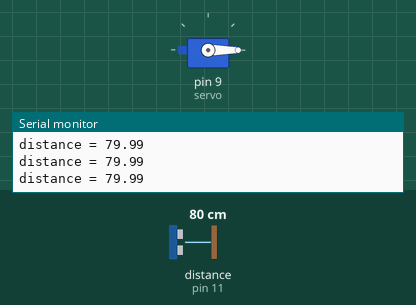
The sketch below on a simulated Arduino Uno, built with avr-gcc and run on an emulated ATmega328P. Parts: servo, the last lines printed to the serial monitor. The test bench sets the inputs (shaded band); at power-on: distance to the obstacle (sensor on pin 11) 80 cm. The echo pulse lasts 58.3 µs per cm.

Above: at 1.2 s.
1.3 s: distance to the obstacle (sensor on pin 11) set to 22 cm
2.8 s: distance to the obstacle (sensor on pin 11) set to 18 cm
At 3.46 s:
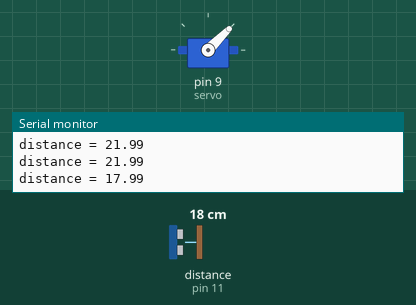
At 5.6 s:
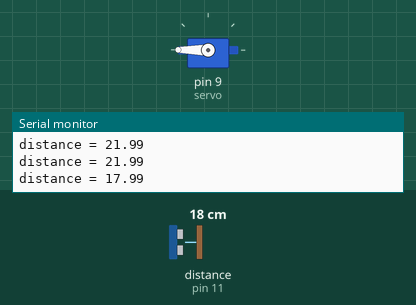
Timing chart, 0 to 11.8 s (numbered marks = the images above; inputs shaded):
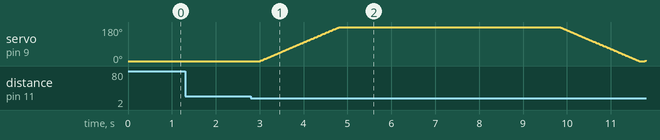

Measured:
- the behaviour switches between 20 and 19 cm on distance to the obstacle (sensor on pin 11) (found by bisection; images 0 and 1)

The sketch:

Claw_0.ino
```cpp
#include "NewPing.h"
#include "Servo.h"

#define VCC_PIN 13
#define TRIG_PIN 12
#define ECHO_PIN 11
#define GND_PIN 10

#define ITERATION 5

#define MAX_DISTANCE 200
#define MIN_DISTANCE 19
#define WAIT 5

int pos = 0;
bool claw_closed = false;
double distance;

NewPing sonar(TRIG_PIN, ECHO_PIN, MAX_DISTANCE);
Servo servo;

void setup() {
  Serial.begin(9600);

  //Sensor
  pinMode(ECHO_PIN, INPUT) ;
  pinMode(TRIG_PIN, OUTPUT) ;

  //Set GND to 0V
  pinMode(GND_PIN, OUTPUT);
  digitalWrite(GND_PIN,LOW);

  //Set VCC to 5V
  pinMode(VCC_PIN, OUTPUT);
  digitalWrite(VCC_PIN, HIGH) ;

  servo.attach(9);
  servo.write(0);
}


void loop() {
  distance = get_distance();
  Serial.print("distance = ");
  Serial.println(distance);
  if(distance <= MIN_DISTANCE && distance > 0.5){
    open_claw(); //goes from 0 to 180
    delay(WAIT * 1000);
    close_claw(); //goes from 180 to 0
  }
}


double get_distance(){ //returns distance in cm
  double u = sonar.ping_median(ITERATION);
  return u * 0.01715; // v_sound / 2 = 0.01715
}


void open_claw(){
  for(pos = 0; pos <= 180; pos++){
    servo.write(pos);
    delay(10);
  }
}

void close_claw(){
  for(pos = 180; pos >= 0; pos--){
    servo.write(pos);
    delay(10);
  }

}
```
